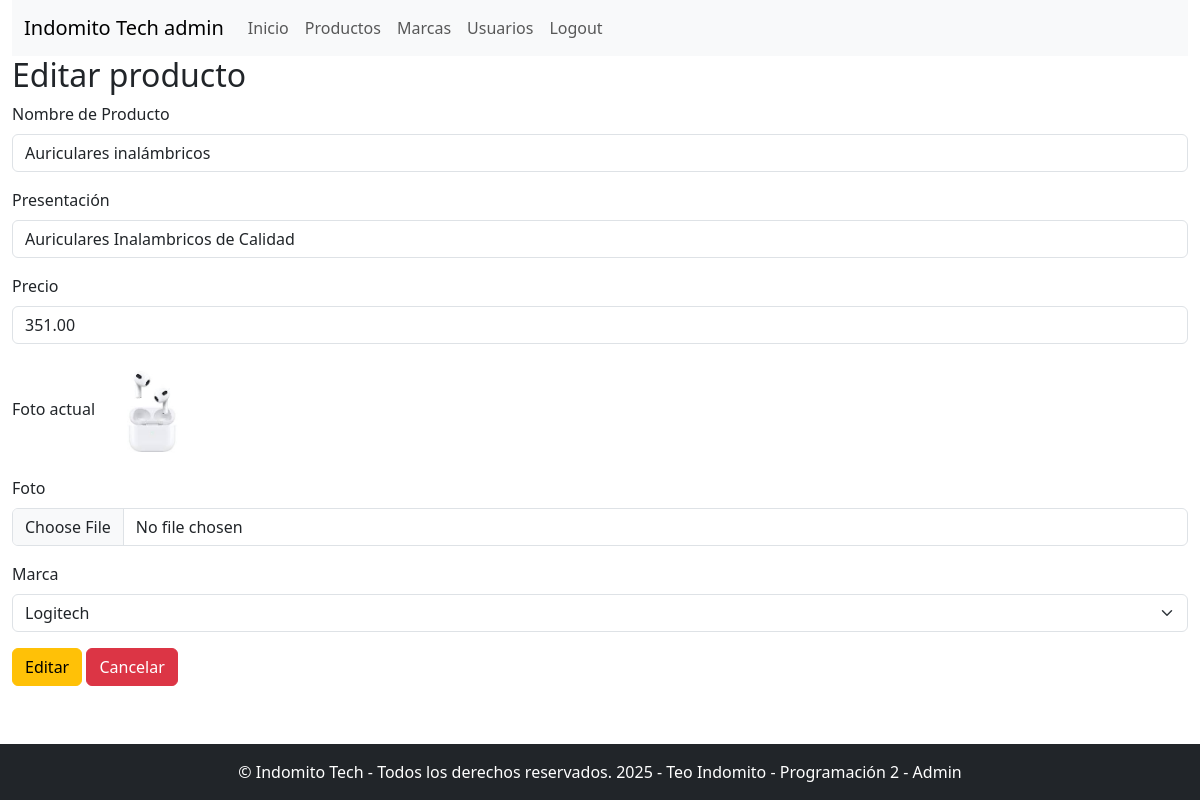
The page /admin/index.php?sec=editar_producto&id=1 (signed in) on the database its author committed.
### tables this page shows
CREATE TABLE `productos` (
  `id_producto` int(11) NOT NULL,
  `id_marca` int(11) NOT NULL,
  `nombre` varchar(100) NOT NULL DEFAULT '',
  `presentacion` varchar(100) NOT NULL DEFAULT '',
  `precio` decimal(7,2) NOT NULL,
  `foto` varchar(50) DEFAULT NULL
);

CREATE TABLE `marcas` (
  `id_marca` int(11) NOT NULL,
  `marca` varchar(50) NOT NULL
);

### classes/Producto.php (called while the page is built, shortened)
<?php
require_once "Marca.php";
class Producto
{
    private $id_marca;
    private $nombre;
    private $presentacion;
    private $precio;
    private $foto;
    private static $createValues = ['id_producto', 'id_marca', 'nombre', 'presentacion', 'precio', 'foto'];
    public function getIdMarca() { return $this->id_marca; }
    public function getNombre() { return $this->nombre; }
    public function getPresentacion() { return $this->presentacion; }
    public function getPrecio() { return $this->precio; }
    public function getFoto() { return $this->foto; }
    private static function createProducto($productoData): Producto
    {
        $producto = new self();
        foreach (self::$createValues as $value) {
            $producto->{$value} = $productoData[$value];
        }
        $producto->marca = Marca::get_x_id($productoData['id_marca']);
        return $producto;
    }
    public static function get_x_id(int $id): ?Producto
    {
        $conexion = Conexion::getConexion();
        $query = "SELECT p.id_producto, p.id_marca, m.marca, p.nombre, p.presentacion, p.precio, p.foto
                  FROM productos AS p
                  INNER JOIN marcas AS m ON p.id_marca = m.id_marca
                  WHERE p.id_producto = :id";
        $PDOStatement = $conexion->prepare($query);
        $PDOStatement->setFetchMode(PDO::FETCH_ASSOC);
        $PDOStatement->execute(["id" => $id]);
        while ($result = $PDOStatement->fetch()) {
            $producto = self::createProducto($result);
        }
        return $producto ?? null;
    }
}
?>

### classes/Marca.php (called while the page is built, shortened)
<?php
class Marca
{
    private $id_marca;
    private $marca;
    public function getIdMarca()
    {
        return $this->id_marca;
    }
    public function getMarca()
    {
        return $this->marca;
    }
    public function todasMarcas():array
    {
        $conexion = Conexion::getConexion();
        $query = "SELECT * FROM marcas";
        $PDOStatement = $conexion->prepare($query);
        $PDOStatement->setFetchMode(PDO::FETCH_CLASS, self::class);
        $PDOStatement->execute();
        $lista = $PDOStatement->fetchAll();
        return $lista;
    }
    public static function get_x_id(int $id): ?Marca
    {
        $conexion = Conexion::getConexion();
        $query = "SELECT * FROM marcas WHERE id_marca = :id";
        $PDOStatement = $conexion->prepare($query);
        $PDOStatement->setFetchMode(PDO::FETCH_CLASS, self::class);
        $PDOStatement->execute(["id" => $id]);
        $lista = $PDOStatement->fetch();
        return !empty($lista) ? $lista : null;
    }
}
?>

### admin/views/editar_producto.php (the view, shortened to what this page needs)
<?php
$marcas = new Marca;
$lista = $marcas->todasMarcas();
$id = $_GET['id'] ?? FALSE;
$producto = Producto::get_x_id($id);
?>
<h2>Editar producto</h2>
<form action="actions/editar_producto_acc.php" method="post" enctype="multipart/form-data">
    <div class="mb-3">
        <label for="nombre" class="form-label">Nombre de Producto</label>
        <input type="text" class="form-control" id="nombre" name="nombre" value="<?= $producto->getNombre(); ?>">
    </div>
    <div class="mb-3">
        <label for="presentacion" class="form-label">Presentación</label>
        <input type="text" class="form-control" id="presentacion" name="presentacion" value="<?= $producto->getPresentacion(); ?>">
    </div>
    <div class="mb-3">
        <label for="precio" class="form-label">Precio</label>
        <input type="text" class="form-control" id="precio" name="precio"  value="<?= $producto->getPrecio(); ?>">
    </div>
    <div class="mb-3">
        <label for="fotoActual" class="form-label">Foto actual</label>
        <img src="../img/productos/<?= $producto->getFoto();?>" alt="Imagen actual" width="100">
    </div>
    <div class="mb-3">
        <label for="foto" class="form-label">Foto</label>
        <input class="form-control" type="file" id="foto" name="foto" >
    </div>
    <div class="mb-3">
        <label for="id_marca" class="form-label">Marca</label>
        <select class="form-select" aria-label="Default select example" name="id_marca">
            <?php
            foreach ($lista as $marca) {
            ?>
                <option value="<?= $marca->getIdMarca();?>" <?= $marca->getIdMarca()==$producto->getIdMarca() ? "selected": ""; ?>><?=$marca->getMarca();?></option>
            <?php
            }
            ?>
        </select>
    </div>
    <input type="submit"  class="btn btn-warning" value="Editar">
    <a href="?sec=productos" class="btn btn-danger">Cancelar</a>
</form>

### admin/includes/footer.php (style rules this page uses)
html, body { height: 100%; margin: 0; display: flex; flex-direction: column; }

### rows shown on the page
productos: nombre "Auriculares inalámbricos", presentacion "Auriculares Inalambricos de Calidad", precio "351.00", foto (picture), id_marca "Logitech"

### other values the page prints
$value "Inicio"
$value "Productos"
$value "Marcas"
$value "Usuarios"
$value "Logout"
